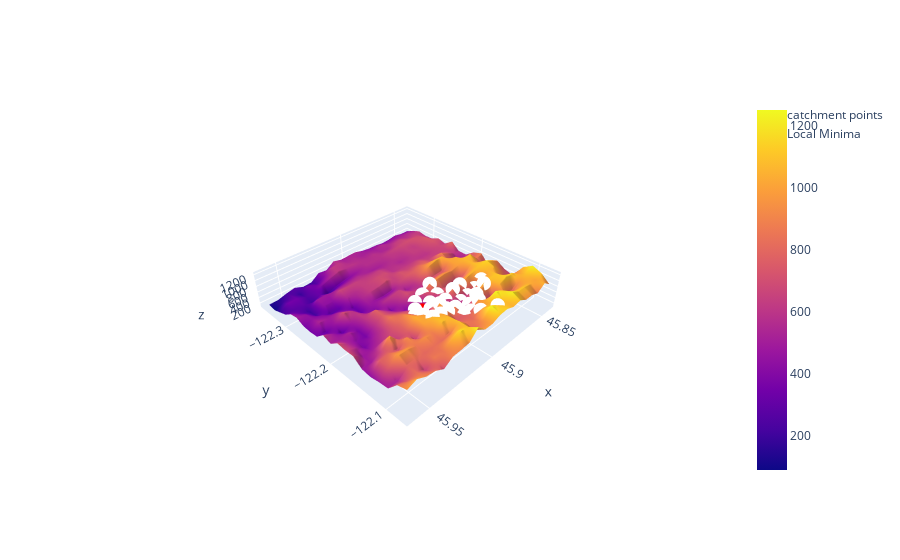

This figure's notebook cell:
### Code cell
#for plotting local minima
import plotly.graph_objects as go
import numpy as np

test_group = catchemnts_dict_list[14]
np_test_group = np.array(test_group['cathcment_points'])
np_test_group_lats = [pivoted_elevation_grid_by_num_splits.index[item] for item in np_test_group[:,0]]
np_test_group_lons = [pivoted_elevation_grid_by_num_splits.columns[item] for item in np_test_group[:,1]]
np_test_group_elevations = [pivoted_elevation_grid_by_num_splits.iloc[item[0], item[1]] for item in np_test_group]


# Plot our elevation data, 
fig = go.Figure(data=[go.Surface(z=pivoted_elevation_grid_by_num_splits.transpose().values, x=pivoted_elevation_grid_by_num_splits.index, y=pivoted_elevation_grid_by_num_splits.columns)])
# fig.add_trace(go.Scatter3d(x=x, y=y, z=z, mode='markers', marker=dict(size=5, color='limegreen', symbol='circle'), name='Scatterplot surface'))  # plots all points in scatterplot form

fig.add_trace(go.Scatter3d(x=np_test_group_lats, y=np_test_group_lons, z=np_test_group_elevations, mode='markers', marker=dict(size=5, color=colors[0], symbol='circle'), name='catchment points'))

fig.add_trace(go.Scatter3d(x=[pivoted_elevation_grid_by_num_splits.index[test_group['minima'][0]]], y=[pivoted_elevation_grid_by_num_splits.columns[test_group['minima'][1]]], z=np.array(pivoted_elevation_grid_by_num_splits.iloc[test_group['minima'][0], test_group['minima'][1]]), mode='markers', marker=dict(size=5, color='red', symbol='circle'), name='Local Minima'))


fig.update_layout(
    scene=dict(
        aspectratio=dict(x=1, y=1, z=0.2),
        aspectmode='manual'
    )
)

fig.show()

### Figure 1 — Plotly figure (JSON) as saved in the notebook; plotly's stock layout.template omitted (floating-point values rounded to 4 significant figures; data arrays with more than 128 entries replaced by an {"elided": "..."} marker saying what was removed)
{"data": [{"type": "surface", "x": [45.84, 45.85, 45.85, 45.86, 45.87, 45.87, 45.88, 45.88, 45.89, 45.9, 45.9, 45.91, 45.92, 45.92, 45.93, 45.94, 45.94, 45.95, 45.96, 45.96], "y": [-122.4, -122.3, -122.3, -122.3, -122.3, -122.3, -122.3, -122.3, -122.2, -122.2, -122.2, -122.2, -122.2, -122.2, -122.1, -122.1, -122.1, -122.1, -122.1, -122.1], "z": {"elided": "20x20 int values"}}, {"marker": {"color": "hsv(0.0,100%,100%)", "size": 5, "symbol": "circle"}, "mode": "markers", "name": "catchment points", "type": "scatter3d", "x": [45.87, 45.87, 45.87, 45.88, 45.88, 45.88, 45.88, 45.88, 45.88, 45.88, 45.88, 45.89, 45.89, 45.89, 45.89, 45.89, 45.89, 45.89, 45.9, 45.9, 45.9, 45.9, 45.9, 45.9, 45.9, 45.9, 45.9, 45.9, 45.9, 45.91, 45.91, 45.91, 45.91, 45.92, 45.92, 45.92], "y": [-122.1, -122.1, -122.1, -122.2, -122.1, -122.1, -122.2, -122.1, -122.1, -122.1, -122.1, -122.2, -122.2, -122.2, -122.1, -122.1, -122.1, -122.1, -122.2, -122.2, -122.2, -122.1, -122.1, -122.1, -122.2, -122.2, -122.2, -122.1, -122.1, -122.2, -122.2, -122.1, -122.1, -122.2, -122.1, -122.1], "z": [901, 742, 1061, 872, 641, 837, 859, 594, 655, 966, 1097, 890, 674, 641, 468, 539, 753, 943, 667, 545, 461, 664, 882, 768, 558, 422, 670, 1000, 898, 628, 531, 677, 992, 775, 953, 1059]}, {"marker": {"color": "red", "size": 5, "symbol": "circle"}, "mode": "markers", "name": "Local Minima", "type": "scatter3d", "x": [45.9], "y": [-122.2], "z": [422]}], "layout": {"scene": {"aspectmode": "manual", "aspectratio": {"x": 1, "y": 1, "z": 0.2}}}}
